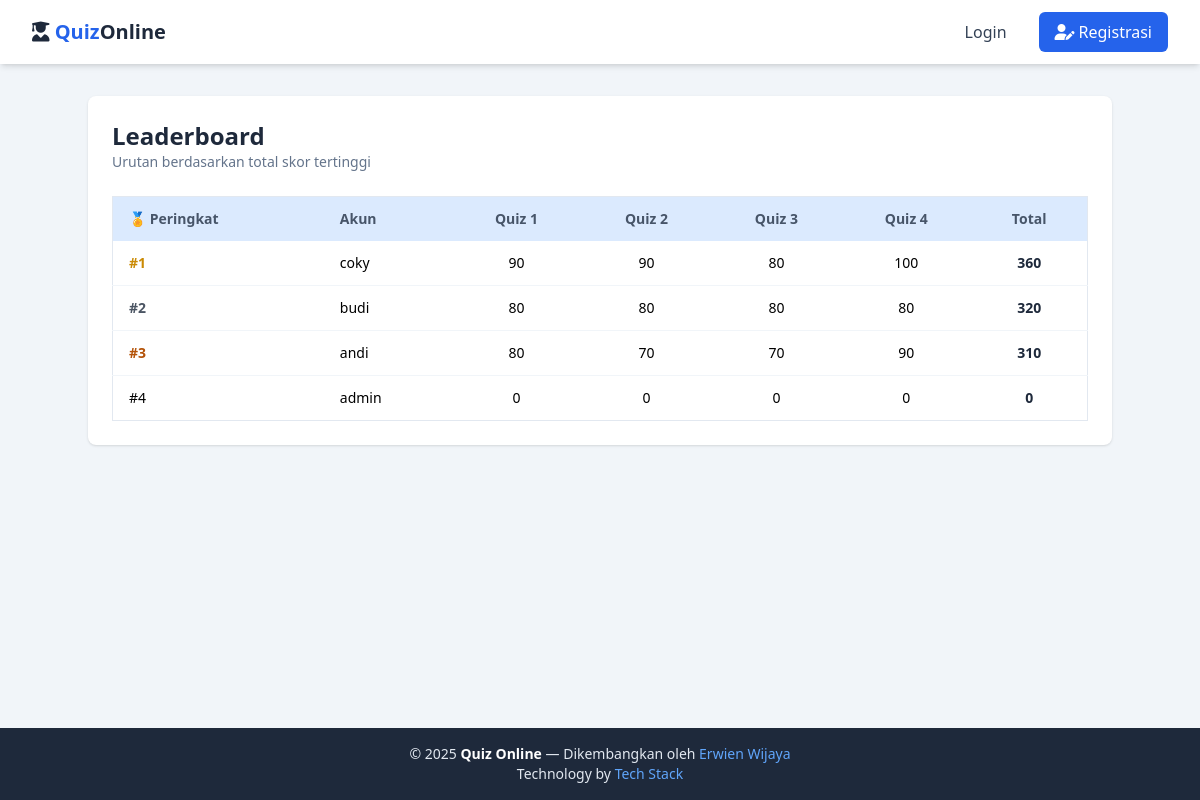
The app's page /leaderboard with its own data.
### app/models/score.py (models this page shows, shortened)
class Score(db.Model):
    __tablename__ = "scores"
    id = db.Column(db.Integer, primary_key=True)
    user_id = db.Column(db.Integer, db.ForeignKey(
        "users.id"), unique=True, nullable=False)
    quiz_1 = db.Column(db.Integer, default=0, nullable=False)
    quiz_2 = db.Column(db.Integer, default=0, nullable=False)
    quiz_3 = db.Column(db.Integer, default=0, nullable=False)
    quiz_4 = db.Column(db.Integer, default=0, nullable=False)
    created_at = db.Column(
        db.DateTime, default=datetime.utcnow, nullable=False)
    updated_at = db.Column(db.DateTime, default=datetime.utcnow,
                           onupdate=datetime.utcnow, nullable=False)
    user = db.relationship("User", backref=db.backref("score", uselist=False))
    @property
    def total(self) -> int:
        return (self.quiz_1 or 0) + (self.quiz_2 or 0) + (self.quiz_3 or 0) + (self.quiz_4 or 0)

### app/models/user.py (models this page shows, shortened)
class User(db.Model):
    __tablename__ = "users"
    id = db.Column(db.Integer, primary_key=True)
    username = db.Column(db.String(80), unique=True,
                         nullable=False, index=True)
    password_hash = db.Column(db.String(255), nullable=False)
    nim = db.Column(db.String(20), nullable=True)
    firstname = db.Column(db.String(80), nullable=True)
    lastname = db.Column(db.String(120), nullable=True)
    created_at = db.Column(
        db.DateTime, default=datetime.utcnow, nullable=False)

### app/routes/score_pages.py (the view)
        @pages_score_bp.get("/leaderboard")
        def leaderboard_page():
            repo = ScoreRepository()
            items = repo.list_all()
            return render_template("board_score.html", items=items)

### app/repositories/score_repository.py (called while the page is built)
    def list_all(self) -> List[Score]:
        return Score.query.join(User, User.id == Score.user_id)\
            .order_by((Score.quiz_1 + Score.quiz_2 + Score.quiz_3 + Score.quiz_4).desc(), User.username.asc())\
            .all()

### app/routes/score_pages.py (called while the page is built)
    @staticmethod
    def register_routes(pages_score_bp):
        @pages_score_bp.get("/leaderboard")
        def leaderboard_page():
            repo = ScoreRepository()
            items = repo.list_all()
            return render_template("board_score.html", items=items)

### app/templates/board_score.html (shortened to what this page needs)
{% extends "base.html" %}
{% block content %}
<div class="max-w-5xl mx-auto bg-white p-6 rounded-lg shadow">
  <div class="mb-6">
    <h2 class="text-2xl font-bold text-slate-800">Leaderboard</h2>
    <p class="text-slate-500 text-sm">Urutan berdasarkan total skor tertinggi</p>
  </div>
  <div class="overflow-x-auto">
    <table class="min-w-full text-sm rounded-lg border border-slate-200">
      <thead class="bg-blue-100 text-slate-600">
        <tr>
          <th class="px-4 py-3 text-left">🏅 Peringkat</th>
          <th class="px-4 py-3 text-left">Akun</th>
          <th class="px-4 py-3 text-center">Quiz 1</th>
          <th class="px-4 py-3 text-center">Quiz 2</th>
          <th class="px-4 py-3 text-center">Quiz 3</th>
          <th class="px-4 py-3 text-center">Quiz 4</th>
          <th class="px-4 py-3 text-center">Total</th>
        </tr>
      </thead>
      <tbody class="divide-y divide-slate-100">
        {% for s in items %}
        <tr class="hover:bg-slate-50">
          <td class="px-4 py-3 font-medium">
            {% set rank = loop.index %}
            {% if rank == 1 %}<span class="text-yellow-600 font-bold">#1</span>
            {% elif rank == 2 %}<span class="text-gray-600 font-bold">#2</span>
            {% elif rank == 3 %}<span class="text-amber-700 font-bold">#3</span>
            {% else %}#{{ rank }}{% endif %}
          </td>
          <td class="px-4 py-3">{{ s.user.username if s.user else ('User #' ~ s.user_id) }}</td>
          <td class="px-4 py-3 text-center">{{ s.quiz_1 }}</td>
          <td class="px-4 py-3 text-center">{{ s.quiz_2 }}</td>
          <td class="px-4 py-3 text-center">{{ s.quiz_3 }}</td>
          <td class="px-4 py-3 text-center">{{ s.quiz_4 }}</td>
          <td class="px-4 py-3 text-center font-semibold text-slate-800">{{ s.total }}</td>
        </tr>
        {% else %}
        <tr>
          <td colspan="7" class="px-4 py-6 text-center text-slate-500">
            Belum ada skor.
          </td>
        </tr>
        {% endfor %}
      </tbody>
    </table>
  </div>
</div>
{% endblock %}

### app/templates/base.html (shortened to what this page needs)
<!DOCTYPE html>
<html lang="id">
<head>
    <link rel="stylesheet" href="https://cdnjs.cloudflare.com/ajax/libs/font-awesome/6.5.0/css/all.min.css">
    <script src="https://cdn.tailwindcss.com"></script>
</head>
<body class="min-h-screen flex items-center justify-center bg-slate-100 flex flex-col">
    {% include "layouts/navbar.html" %}
    <main class="flex-grow pt-24 w-full px-4 sm:px-6 lg:px-8 py-8">
        {% block content %}{% endblock %}
    </main>
    {% include "layouts/footer.html" %}
</body>
</html>

### app/templates/layouts/navbar.html (shortened to what this page needs)
<nav class="fixed top-0 left-0 w-full bg-white shadow-md z-50">
  <div class="max-w-7xl mx-auto px-4 sm:px-6 lg:px-8">
    <div class="flex justify-between items-center h-16">
      <a href="/" class="text-xl font-semibold text-blue-600 hover:text-blue-700">
        <i class="fas fa-user-graduate text-xl text-slate-800"></i> Quiz<span class="text-slate-800">Online</span>
      </a>
      <div class="flex items-center space-x-4">
          {% if current_user %}
            <span class="text-slate-600 hidden sm:inline">Hi, {{ current_user.username }}</span>
            <div class="flex-1">
              <div class="relative group">
                  <div
                      class="text-slate-600 hover:text-blue-600
                            transition-transform duration-300 hover:scale-125 cursor-pointer"
                  >
                    <a href="{{ url_for('profile_page') }}">
                      <i class="fas fa-user-circle text-xl"></i>
                    </a>
                  </div>
                  <div
                   class="absolute left-1/2 transform -translate-x-1/2 mt-3
                          bg-gray-800 text-white text-sm px-3 py-1 rounded-md
                          opacity-0 group-hover:opacity-100 transition-opacity duration-300
                          whitespace-nowrap"
                  >
                    Profil Mahasiswa
                     <div
                        class="absolute -top-1 left-[calc(50%-0px)]
                              w-0 h-0 border-l-6 border-r-6 border-b-6
                              border-l-transparent border-r-transparent border-b-gray-800"
                      ></div>
                  </div>
              </div>
            </div>
            <button id="btn-logout"
                    class="px-4 py-2 bg-red-600 text-white rounded-md hover:bg-red-700 transition">
              <i class="fa-solid fa-power-off mr-1"></i>Logout
            </button>
          {% else %}
            <a href="{{ url_for('login_page') }}"
              class="px-4 py-2 text-slate-700 hover:text-blue-600 hover:bg-blue-50 rounded-md transition">
              Login
            </a>
            <a href="{{ url_for('register_page') }}"
              class="px-4 py-2 bg-blue-600 text-white rounded-md hover:bg-blue-700 transition">
              <i class="fa-solid fa-user-pen mr-1"></i>Registrasi
            </a>
          {% endif %}
      </div>
    </div>
  </div>
</nav>

### app/templates/layouts/footer.html
<footer class="w-full bg-slate-800 text-slate-200 py-4">
  <div class="text-center text-sm">
    <p>
      © {{ current_year }} <span class="font-semibold text-white">Quiz Online</span> —
      Dikembangkan oleh
      <a href="https://erwien-wijaya.me" target="_blank" class="text-blue-400 hover:underline">
        Erwien Wijaya
      </a>
    </p>
    <p>
      Technology by
      <a href="/salam-perkenalan" class="text-blue-400 hover:underline">
        Tech Stack
      </a>
  </div>
</footer>

### records on screen
Score: shows "#1", user "coky", quiz_1 "90", quiz_2 "90", quiz_3 "80", quiz_4 "100", total "360"
Score: shows "#2", user "budi", quiz_1 "80", quiz_2 "80", quiz_3 "80", quiz_4 "80", total "320"
Score: shows "#3", user "andi", quiz_1 "80", quiz_2 "70", quiz_3 "70", quiz_4 "90", total "310"
Score: id "4", user "admin", quiz_1 "0", quiz_2 "0", quiz_3 "0", quiz_4 "0", total "0"
